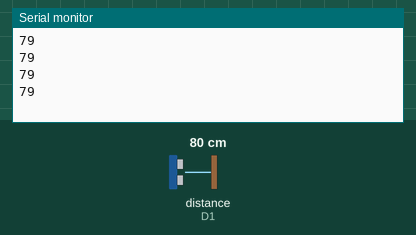
Simulated run of this sketch. Board: ESP8266 (NodeMCU). Parts: the last lines printed to the serial monitor. Wiring (inferred from the names in the program): ultrasonic range finder: trigger D0; echo D1. The inputs (shaded band) are chosen by the test bench; at power-on: distance to the obstacle (sensor on D1) 80 cm. The echo pulse lasts 58.3 µs per cm; WiFi joins after 1.5 s; servers stay silent unless stated.

Above: at 3.0 s.
3.1 s: distance to the obstacle (sensor on D1) set to 2 cm
At 4.4 s:
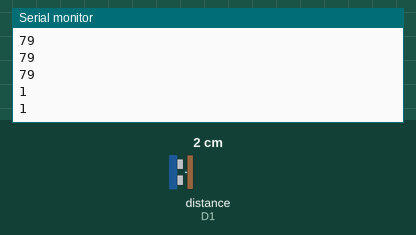
4.6 s: distance to the obstacle (sensor on D1) set to 4 cm
At 5.2 s:
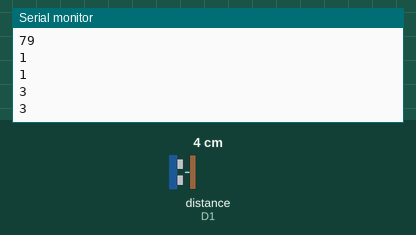
Timing chart, 0 to 7.6 s (numbered marks = the images above; inputs shaded):
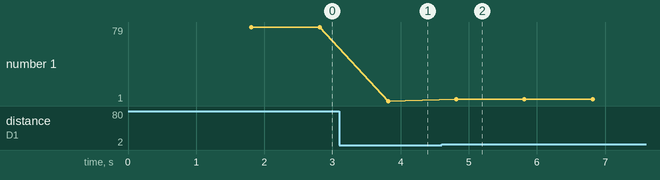

The sketch:

testing_code.ino
```cpp
/*
 * made by technvation
 * uses open source blynk app to send data over the interent
 * This example code is in public domain.
 * feel free to modify, change, improve
 */
#define BLYNK_PRINT Serial
//#include <Ultrasonic.h>

#include <ESP8266WiFi.h>
#include <BlynkSimpleEsp8266.h>

// You should get Auth Token in the Blynk App.
// Go to the Project Settings (nut icon).
char auth[] = "6925a55bc9ad4c2196cc1ed3740fd602";

// Your WiFi credentials.
// Set password to "" for open networks.
char ssid[] = "Deskto";
char pass[] = "123456789";

const int trigPin = D0;
const int echoPin = D1;

long duration;
int distance;

BlynkTimer timer;
//int distance = 0;
int thresh[3] = {25, 50, 75};
//Ultrasonic ultrasonic(12, 13);

WidgetLED green(V1);
WidgetLED orange(V2);
WidgetLED red(V3);


void setup()
{
  // Debug console
  Serial.begin(9600);
  Blynk.begin(auth, ssid, pass);

   pinMode(trigPin, OUTPUT);
  pinMode(echoPin, INPUT);
  //Blynk.begin(auth, ssid, pass, "blynk-cloud.com", 8442);
  //Blynk.begin(auth, ssid, pass, IPAddress(192,168,1,100), 8442);
}

void loop()
{

   digitalWrite(trigPin, LOW);
  delayMicroseconds(2);
  digitalWrite(trigPin, HIGH);
  delayMicroseconds(10);
  digitalWrite(trigPin, LOW);

  duration = pulseIn(echoPin, HIGH);
  distance = 0.034*(duration/2);
  Serial.println(distance);
 // distance = ultrasonic.distanceRead();
  Serial.println(distance);
  Blynk.run();

  if(distance<thresh[0]){   //25
    green.on();
    }
  else if(distance<thresh[1]){    //50
    green.on();
    orange.on();
  }
  else if(distance<thresh[2]){ //75
    green.on();
    orange.on();
    red.on();
  }
  else {
    green.off();
    orange.off();
    red.off();
  }
  delay(1000);
}
```

Measured:
- after the input at 3.1 s, the serial monitor: prints a new line after 0.72 s (image 1)
- after the input at 4.6 s, the serial monitor: prints a new line after 0.22 s (image 2)
- plotted number 1: 79 → 1 after the input at 3.1 s, 1 → 3 after the input at 4.6 s
